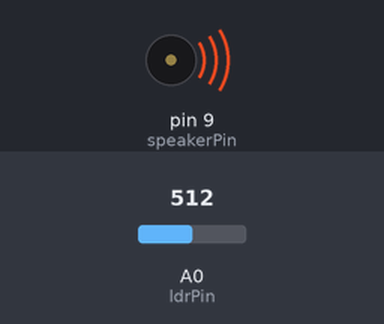
Simulated run of this sketch. Board: Arduino Uno, built with avr-gcc and run on an emulated ATmega328P. Parts: buzzer (waves = sounding). The test bench sets the inputs (shaded band); at power-on: A0 (ldrPin) = 512.

Above: at 0.1 s.
Timing chart, 0 to 1.6 s (numbered marks = the images above):
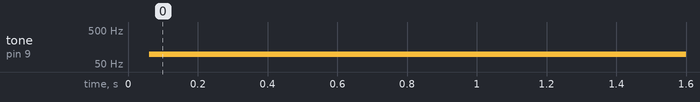

Measured:
- by itself, tone on pin 9 (speakerPin): silent → 98 Hz at 0.06 s

The sketch:

ldrSpeaker.ino
```cpp
/*
 * 20160603 - Read Analog Value from LDR sensor
 *
 * ldr with a 4.7k
 * Using map function to set the correct value
 *
 *
 *long map(long x, long in_min, long in_max, long out_min, long out_max)
 *{
 *  return (x - in_min) * (out_max - out_min) / (in_max - in_min) + out_min;
 *}
 *
 *
 */


int ldrPin = A0;
int speakerPin = 9;

const int minDuration = 1;
const int maxDuration = 10;

void setup() {

  pinMode(speakerPin,OUTPUT);
}

void loop() {

  int ldrValue = analogRead(ldrPin);

  ldrValue = map(ldrValue,120,980,minDuration,maxDuration);
  ldrValue = constrain(ldrValue,minDuration,maxDuration);

   digitalWrite(speakerPin,HIGH);
   delay(ldrValue);
   digitalWrite(speakerPin,LOW);
   delay(ldrValue);


}
```
